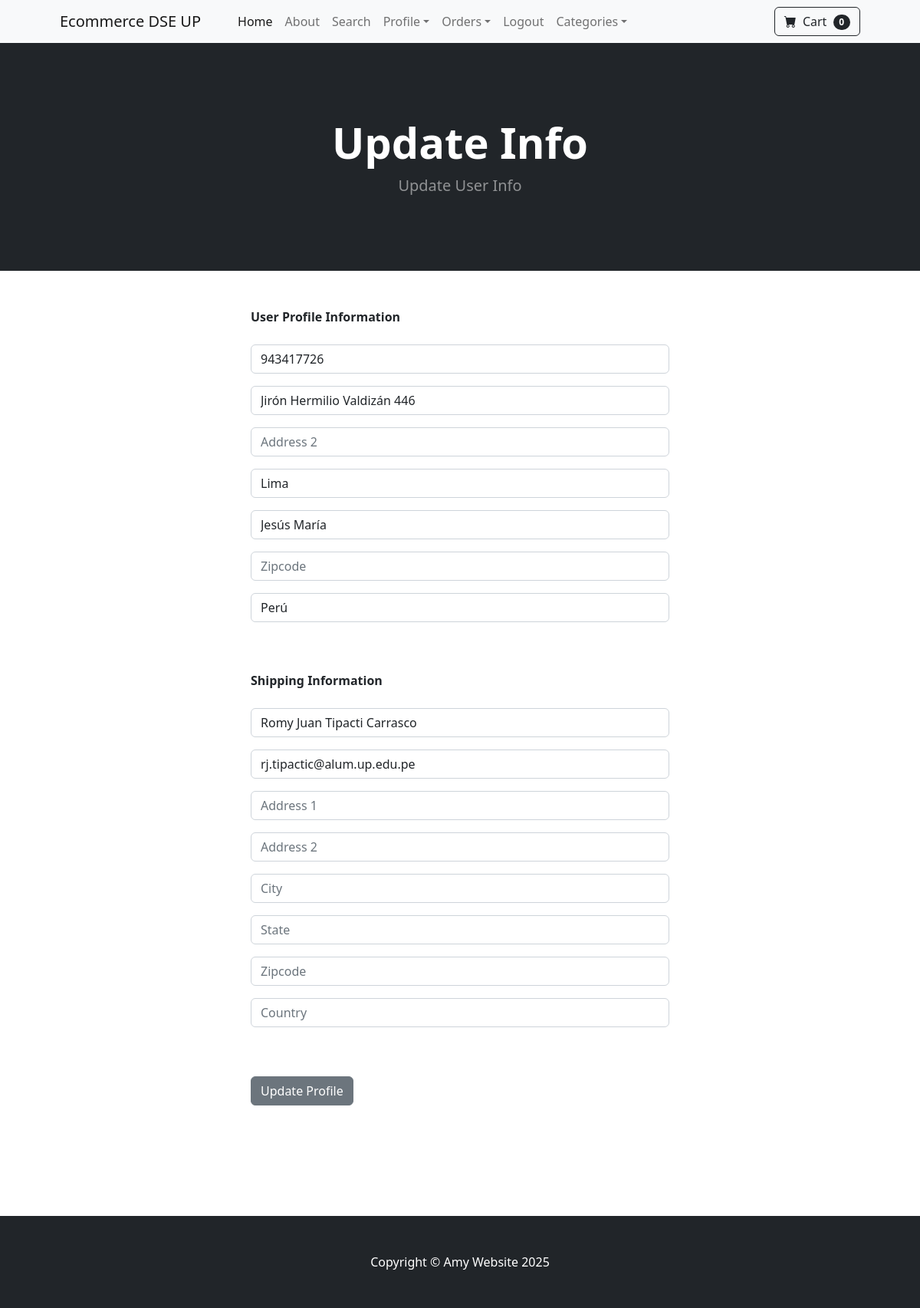
The page /update_info/ (signed in) on the database its author committed.
### store/models.py (models this page shows, shortened)
class Profile(models.Model):
    user = models.OneToOneField(User, on_delete=models.CASCADE)
    date_modified = models.DateTimeField(auto_now=True)
    phone = models.CharField(max_length=20, blank=True)
    address1 = models.CharField(max_length=200, blank=True)
    address2 = models.CharField(max_length=200, blank=True)
    city = models.CharField(max_length=200, blank=True)
    state = models.CharField(max_length=200, blank=True)
    zipcode = models.CharField(max_length=200, blank=True)
    country = models.CharField(max_length=200, blank=True)
    old_cart = models.CharField(max_length=200, blank=True, null=True)

### payment/models.py (models this page shows, shortened)
class ShippingAddress(models.Model):
    user = models.ForeignKey(User, on_delete=models.CASCADE, null=True, blank=True)
    shipping_full_name = models.CharField(max_length=255)
    shipping_email = models.CharField(max_length=255)
    shipping_address1 = models.CharField(max_length=255)
    shipping_address2 = models.CharField(max_length=255, null=True, blank=True)
    shipping_city = models.CharField(max_length=255)
    shipping_state = models.CharField(max_length=255, null=True, blank=True)
    shipping_zipcode = models.CharField(max_length=255, null=True, blank=True)
    shipping_country = models.CharField(max_length=255)
    class Meta:
        verbose_name_plural = "Shipping Address"

### store/views.py (the view)
# urls.py: path('update_info/', views.update_info, name='update_info'),
def update_info(request):
    if request.user.is_authenticated:
        current_user = Profile.objects.get(user__id=request.user.id)
        shipping_user, created = ShippingAddress.objects.get_or_create(user=request.user)
        form = UserInfoForm(request.POST or None, instance=current_user)
        shipping_form = ShippingForm(request.POST or None, instance=shipping_user)
        if form.is_valid() and shipping_form.is_valid():
            form.save()
            shipping_form.save()
            messages.success(request, "Your Info Has Been Updated.")
            return redirect('home')
        return render(request, 'update_info.html', {'form': form, 'shipping_form': shipping_form})
    else:
        messages.error(request, "You Must Be Logged In To Access This Page.")
        return redirect('home')

### cart/cart.py (called while the page is built)
    def __len__(self):
        return len(self.cart)

### cart/context_processors.py (called while the page is built)
def cart(request):
    return {'cart': Cart(request)}

### store/templates/update_info.html (shortened to what this page needs)
{% extends 'base.html' %}
{% block content %}
<header class="bg-dark py-5">
    <div class="container px-4 px-lg-5 my-5">
        <div class="text-center text-white">
            <h1 class="display-4 fw-bolder">Update Info</h1>
            <p class="lead fw-normal text-white-50 mb-0">Update User Info</p>
        </div>
    </div>
</header>
<div class="container">
    <div class="row">
        <div class="col-md-6 offset-md-3">
            <br /> <br />
            <strong>User Profile Information</strong><br /> <br />
            <form method="POST" action="{% url 'update_info' %}">
                {{ form.as_p }}
                <br /> <br />
                {% if shipping_form %}
                <strong>Shipping Information</strong><br /> <br />
                {{ shipping_form.as_p }}
                <br /> <br />
                {% endif %}
                <button type="submit" class="btn btn-secondary">
                    Update Profile
                </button>
            </form>
            <br /> <br />
            <br /> <br />
            <br /> <br />
        </div>
    </div>
</div>
{% endblock %}

### rows shown on the page
Profile: phone "943417726", address1 "Jirón Hermilio Valdizán 446", city "Lima", state "Jesús María", country "Perú"
ShippingAddress: shipping_full_name "Romy Juan Tipacti Carrasco", shipping_email "rj.tipactic@alum.up.edu.pe"

### other values the page prints
{{ cart|length }} "0"
